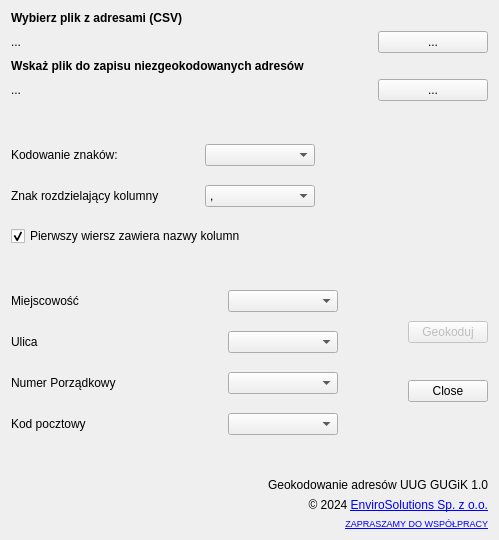
<?xml version="1.0" encoding="UTF-8"?>
<ui version="4.0">
 <class>GeokodowanieAdresowDialogBase</class>
 <widget class="QDialog" name="GeokodowanieAdresowDialogBase">
  <property name="geometry">
   <rect>
    <x>0</x>
    <y>0</y>
    <width>499</width>
    <height>540</height>
   </rect>
  </property>
  <property name="windowTitle">
   <string>Geokodowanie Adresów</string>
  </property>
  <property name="windowIcon">
   <iconset>
    <normaloff>images/icon_uug.png</normaloff>images/icon_uug.png</iconset>
  </property>
  <property name="modal">
   <bool>false</bool>
  </property>
  <layout class="QGridLayout" name="gridLayout">
   <item row="4" column="0">
    <spacer name="verticalSpacer_6">
     <property name="orientation">
      <enum>Qt::Vertical</enum>
     </property>
     <property name="sizeHint" stdset="0">
      <size>
       <width>20</width>
       <height>1</height>
      </size>
     </property>
    </spacer>
   </item>
   <item row="0" column="0">
    <widget class="QLabel" name="label">
     <property name="font">
      <font>
       <weight>75</weight>
       <bold>true</bold>
      </font>
     </property>
     <property name="text">
      <string>Wybierz plik z adresami (CSV)</string>
     </property>
    </widget>
   </item>
   <item row="7" column="0">
    <layout class="QHBoxLayout" name="horizontalLayout_5">
     <item>
      <layout class="QVBoxLayout" name="verticalLayout_2">
       <item>
        <layout class="QHBoxLayout" name="horizontalLayout_6">
         <item>
          <widget class="QLabel" name="label_3">
           <property name="text">
            <string>Miejscowość</string>
           </property>
          </widget>
         </item>
         <item>
          <spacer name="horizontalSpacer_4">
           <property name="orientation">
            <enum>Qt::Horizontal</enum>
           </property>
           <property name="sizeHint" stdset="0">
            <size>
             <width>40</width>
             <height>20</height>
            </size>
           </property>
          </spacer>
         </item>
         <item>
          <widget class="QComboBox" name="cbxMiejscowosc">
           <property name="minimumSize">
            <size>
             <width>110</width>
             <height>0</height>
            </size>
           </property>
          </widget>
         </item>
        </layout>
       </item>
       <item>
        <spacer name="verticalSpacer_3">
         <property name="orientation">
          <enum>Qt::Vertical</enum>
         </property>
         <property name="sizeHint" stdset="0">
          <size>
           <width>327</width>
           <height>13</height>
          </size>
         </property>
        </spacer>
       </item>
       <item>
        <layout class="QHBoxLayout" name="horizontalLayout_7">
         <item>
          <widget class="QLabel" name="label_4">
           <property name="text">
            <string>Ulica</string>
           </property>
          </widget>
         </item>
         <item>
          <spacer name="horizontalSpacer_5">
           <property name="orientation">
            <enum>Qt::Horizontal</enum>
           </property>
           <property name="sizeHint" stdset="0">
            <size>
             <width>40</width>
             <height>20</height>
            </size>
           </property>
          </spacer>
         </item>
         <item>
          <widget class="QComboBox" name="cbxUlica">
           <property name="minimumSize">
            <size>
             <width>110</width>
             <height>0</height>
            </size>
           </property>
          </widget>
         </item>
        </layout>
       </item>
       <item>
        <spacer name="verticalSpacer_4">
         <property name="orientation">
          <enum>Qt::Vertical</enum>
         </property>
         <property name="sizeHint" stdset="0">
          <size>
           <width>327</width>
           <height>13</height>
          </size>
         </property>
        </spacer>
       </item>
       <item>
        <layout class="QHBoxLayout" name="horizontalLayout_8">
         <item>
          <widget class="QLabel" name="label_5">
           <property name="text">
            <string>Numer Porządkowy</string>
           </property>
          </widget>
         </item>
         <item>
          <spacer name="horizontalSpacer_6">
           <property name="orientation">
            <enum>Qt::Horizontal</enum>
           </property>
           <property name="sizeHint" stdset="0">
            <size>
             <width>40</width>
             <height>20</height>
            </size>
           </property>
          </spacer>
         </item>
         <item>
          <widget class="QComboBox" name="cbxNumer">
           <property name="minimumSize">
            <size>
             <width>110</width>
             <height>0</height>
            </size>
           </property>
          </widget>
         </item>
        </layout>
       </item>
       <item>
        <spacer name="verticalSpacer_5">
         <property name="orientation">
          <enum>Qt::Vertical</enum>
         </property>
         <property name="sizeHint" stdset="0">
          <size>
           <width>327</width>
           <height>13</height>
          </size>
         </property>
        </spacer>
       </item>
       <item>
        <layout class="QHBoxLayout" name="horizontalLayout_9">
         <item>
          <widget class="QLabel" name="label_8">
           <property name="text">
            <string>Kod pocztowy</string>
           </property>
          </widget>
         </item>
         <item>
          <spacer name="horizontalSpacer_7">
           <property name="orientation">
            <enum>Qt::Horizontal</enum>
           </property>
           <property name="sizeHint" stdset="0">
            <size>
             <width>40</width>
             <height>20</height>
            </size>
           </property>
          </spacer>
         </item>
         <item>
          <widget class="QComboBox" name="cbxKod">
           <property name="minimumSize">
            <size>
             <width>110</width>
             <height>0</height>
            </size>
           </property>
          </widget>
         </item>
        </layout>
       </item>
      </layout>
     </item>
     <item>
      <spacer name="horizontalSpacer">
       <property name="orientation">
        <enum>Qt::Horizontal</enum>
       </property>
       <property name="sizeHint" stdset="0">
        <size>
         <width>40</width>
         <height>20</height>
        </size>
       </property>
      </spacer>
     </item>
     <item>
      <layout class="QVBoxLayout" name="verticalLayout_4">
       <item>
        <widget class="QPushButton" name="btnGeokoduj">
         <property name="enabled">
          <bool>false</bool>
         </property>
         <property name="text">
          <string>Geokoduj</string>
         </property>
        </widget>
       </item>
       <item>
        <widget class="QDialogButtonBox" name="button_box">
         <property name="sizePolicy">
          <sizepolicy hsizetype="Minimum" vsizetype="Fixed">
           <horstretch>0</horstretch>
           <verstretch>0</verstretch>
          </sizepolicy>
         </property>
         <property name="focusPolicy">
          <enum>Qt::StrongFocus</enum>
         </property>
         <property name="orientation">
          <enum>Qt::Vertical</enum>
         </property>
         <property name="standardButtons">
          <set>QDialogButtonBox::Close</set>
         </property>
         <property name="centerButtons">
          <bool>true</bool>
         </property>
        </widget>
       </item>
      </layout>
     </item>
    </layout>
   </item>
   <item row="3" column="0">
    <layout class="QHBoxLayout" name="horizontalLayout_2">
     <item>
      <widget class="QLabel" name="lblOutputFile">
       <property name="sizePolicy">
        <sizepolicy hsizetype="MinimumExpanding" vsizetype="Preferred">
         <horstretch>0</horstretch>
         <verstretch>0</verstretch>
        </sizepolicy>
       </property>
       <property name="text">
        <string>...</string>
       </property>
      </widget>
     </item>
     <item>
      <spacer name="horizontalSpacer_9">
       <property name="orientation">
        <enum>Qt::Horizontal</enum>
       </property>
       <property name="sizeHint" stdset="0">
        <size>
         <width>40</width>
         <height>20</height>
        </size>
       </property>
      </spacer>
     </item>
     <item>
      <widget class="QPushButton" name="btnOutputFile">
       <property name="sizePolicy">
        <sizepolicy hsizetype="Fixed" vsizetype="Fixed">
         <horstretch>0</horstretch>
         <verstretch>0</verstretch>
        </sizepolicy>
       </property>
       <property name="minimumSize">
        <size>
         <width>110</width>
         <height>0</height>
        </size>
       </property>
       <property name="text">
        <string>...</string>
       </property>
      </widget>
     </item>
    </layout>
   </item>
   <item row="1" column="0">
    <layout class="QHBoxLayout" name="horizontalLayout">
     <item>
      <widget class="QLabel" name="lblInputFile">
       <property name="sizePolicy">
        <sizepolicy hsizetype="MinimumExpanding" vsizetype="Preferred">
         <horstretch>0</horstretch>
         <verstretch>0</verstretch>
        </sizepolicy>
       </property>
       <property name="text">
        <string>...</string>
       </property>
      </widget>
     </item>
     <item>
      <spacer name="horizontalSpacer_10">
       <property name="orientation">
        <enum>Qt::Horizontal</enum>
       </property>
       <property name="sizeHint" stdset="0">
        <size>
         <width>40</width>
         <height>20</height>
        </size>
       </property>
      </spacer>
     </item>
     <item>
      <widget class="QPushButton" name="btnInputFile">
       <property name="sizePolicy">
        <sizepolicy hsizetype="Fixed" vsizetype="Fixed">
         <horstretch>0</horstretch>
         <verstretch>0</verstretch>
        </sizepolicy>
       </property>
       <property name="minimumSize">
        <size>
         <width>110</width>
         <height>0</height>
        </size>
       </property>
       <property name="text">
        <string>...</string>
       </property>
      </widget>
     </item>
    </layout>
   </item>
   <item row="9" column="0">
    <layout class="QHBoxLayout" name="horizontalLayout_10">
     <item>
      <widget class="QLabel" name="label_6">
       <property name="sizePolicy">
        <sizepolicy hsizetype="Maximum" vsizetype="Minimum">
         <horstretch>0</horstretch>
         <verstretch>0</verstretch>
        </sizepolicy>
       </property>
       <property name="maximumSize">
        <size>
         <width>70</width>
         <height>70</height>
        </size>
       </property>
       <property name="font">
        <font>
         <pointsize>19</pointsize>
        </font>
       </property>
       <property name="mouseTracking">
        <bool>true</bool>
       </property>
       <property name="text">
        <string/>
       </property>
       <property name="pixmap">
        <pixmap>images/envirosolutions.png</pixmap>
       </property>
       <property name="scaledContents">
        <bool>true</bool>
       </property>
       <property name="margin">
        <number>0</number>
       </property>
      </widget>
     </item>
     <item>
      <spacer name="horizontalSpacer_11">
       <property name="orientation">
        <enum>Qt::Horizontal</enum>
       </property>
       <property name="sizeHint" stdset="0">
        <size>
         <width>138</width>
         <height>17</height>
        </size>
       </property>
      </spacer>
     </item>
     <item>
      <layout class="QVBoxLayout" name="verticalLayout_3">
       <item>
        <widget class="QLabel" name="lbl_pluginVersion">
         <property name="text">
          <string>Geokodowanie adresów UUG GUGiK 1.0</string>
         </property>
         <property name="alignment">
          <set>Qt::AlignRight|Qt::AlignTrailing|Qt::AlignVCenter</set>
         </property>
        </widget>
       </item>
       <item>
        <widget class="QLabel" name="lbl_copyrights">
         <property name="text">
          <string>© 2024 &lt;a href=&quot;http://www.envirosolutions.pl/&quot;&gt;EnviroSolutions Sp. z o.o.&lt;/a&gt;</string>
         </property>
         <property name="textFormat">
          <enum>Qt::RichText</enum>
         </property>
         <property name="alignment">
          <set>Qt::AlignRight|Qt::AlignTrailing|Qt::AlignVCenter</set>
         </property>
         <property name="openExternalLinks">
          <bool>true</bool>
         </property>
         <property name="textInteractionFlags">
          <set>Qt::TextBrowserInteraction</set>
         </property>
        </widget>
       </item>
       <item>
        <widget class="QLabel" name="lbl_email_2">
         <property name="font">
          <font>
           <pointsize>8</pointsize>
          </font>
         </property>
         <property name="text">
          <string>&lt;html&gt;&lt;head/&gt;&lt;body&gt;&lt;p&gt;&lt;a href=&quot;https://www.envirosolutions.pl/Narzedzia-Automatyzacji-QGIS.pdf&quot;&gt;&lt;span style=&quot; font-size:7pt; text-decoration: underline; color:#0000ff;&quot;&gt;ZAPRASZAMY DO WSPÓŁPRACY&lt;/span&gt;&lt;/a&gt;&lt;/p&gt;&lt;/body&gt;&lt;/html&gt;</string>
         </property>
         <property name="textFormat">
          <enum>Qt::RichText</enum>
         </property>
         <property name="alignment">
          <set>Qt::AlignRight|Qt::AlignTrailing|Qt::AlignVCenter</set>
         </property>
         <property name="openExternalLinks">
          <bool>true</bool>
         </property>
         <property name="textInteractionFlags">
          <set>Qt::TextBrowserInteraction</set>
         </property>
        </widget>
       </item>
      </layout>
     </item>
    </layout>
   </item>
   <item row="5" column="0">
    <layout class="QHBoxLayout" name="horizontalLayout_11">
     <item>
      <layout class="QVBoxLayout" name="verticalLayout">
       <item>
        <layout class="QHBoxLayout" name="horizontalLayout_3">
         <item>
          <widget class="QLabel" name="lblEncoding">
           <property name="text">
            <string>Kodowanie znaków:</string>
           </property>
          </widget>
         </item>
         <item>
          <spacer name="horizontalSpacer_2">
           <property name="orientation">
            <enum>Qt::Horizontal</enum>
           </property>
           <property name="sizeHint" stdset="0">
            <size>
             <width>40</width>
             <height>20</height>
            </size>
           </property>
          </spacer>
         </item>
         <item>
          <widget class="QComboBox" name="cbxEncoding">
           <property name="sizePolicy">
            <sizepolicy hsizetype="Fixed" vsizetype="Fixed">
             <horstretch>0</horstretch>
             <verstretch>0</verstretch>
            </sizepolicy>
           </property>
           <property name="minimumSize">
            <size>
             <width>110</width>
             <height>0</height>
            </size>
           </property>
          </widget>
         </item>
        </layout>
       </item>
       <item>
        <spacer name="verticalSpacer">
         <property name="orientation">
          <enum>Qt::Vertical</enum>
         </property>
         <property name="sizeHint" stdset="0">
          <size>
           <width>20</width>
           <height>13</height>
          </size>
         </property>
        </spacer>
       </item>
       <item>
        <layout class="QHBoxLayout" name="horizontalLayout_4">
         <item>
          <widget class="QLabel" name="label_7">
           <property name="text">
            <string>Znak rozdzielający kolumny</string>
           </property>
          </widget>
         </item>
         <item>
          <spacer name="horizontalSpacer_3">
           <property name="orientation">
            <enum>Qt::Horizontal</enum>
           </property>
           <property name="sizeHint" stdset="0">
            <size>
             <width>40</width>
             <height>20</height>
            </size>
           </property>
          </spacer>
         </item>
         <item>
          <widget class="QComboBox" name="cbxDelimiter">
           <property name="sizePolicy">
            <sizepolicy hsizetype="Fixed" vsizetype="Fixed">
             <horstretch>0</horstretch>
             <verstretch>0</verstretch>
            </sizepolicy>
           </property>
           <property name="minimumSize">
            <size>
             <width>110</width>
             <height>0</height>
            </size>
           </property>
           <property name="layoutDirection">
            <enum>Qt::LeftToRight</enum>
           </property>
           <item>
            <property name="text">
             <string>,</string>
            </property>
           </item>
           <item>
            <property name="text">
             <string>;</string>
            </property>
           </item>
           <item>
            <property name="text">
             <string>Spacja</string>
            </property>
           </item>
           <item>
            <property name="text">
             <string>|</string>
            </property>
           </item>
           <item>
            <property name="text">
             <string>:</string>
            </property>
           </item>
          </widget>
         </item>
        </layout>
       </item>
       <item>
        <spacer name="verticalSpacer_2">
         <property name="orientation">
          <enum>Qt::Vertical</enum>
         </property>
         <property name="sizeHint" stdset="0">
          <size>
           <width>20</width>
           <height>13</height>
          </size>
         </property>
        </spacer>
       </item>
       <item>
        <widget class="QCheckBox" name="cbxFirstRow">
         <property name="text">
          <string>Pierwszy wiersz zawiera nazwy kolumn</string>
         </property>
         <property name="checked">
          <bool>true</bool>
         </property>
        </widget>
       </item>
      </layout>
     </item>
     <item>
      <spacer name="horizontalSpacer_8">
       <property name="orientation">
        <enum>Qt::Horizontal</enum>
       </property>
       <property name="sizeHint" stdset="0">
        <size>
         <width>40</width>
         <height>20</height>
        </size>
       </property>
      </spacer>
     </item>
     <item>
      <widget class="QLabel" name="img_main">
       <property name="sizePolicy">
        <sizepolicy hsizetype="Fixed" vsizetype="Fixed">
         <horstretch>0</horstretch>
         <verstretch>0</verstretch>
        </sizepolicy>
       </property>
       <property name="maximumSize">
        <size>
         <width>120</width>
         <height>120</height>
        </size>
       </property>
       <property name="frameShadow">
        <enum>QFrame::Sunken</enum>
       </property>
       <property name="lineWidth">
        <number>3</number>
       </property>
       <property name="midLineWidth">
        <number>20</number>
       </property>
       <property name="text">
        <string/>
       </property>
       <property name="textFormat">
        <enum>Qt::PlainText</enum>
       </property>
       <property name="pixmap">
        <pixmap>images/icon_uug.png</pixmap>
       </property>
       <property name="scaledContents">
        <bool>true</bool>
       </property>
      </widget>
     </item>
    </layout>
   </item>
   <item row="2" column="0">
    <widget class="QLabel" name="label_2">
     <property name="font">
      <font>
       <weight>75</weight>
       <bold>true</bold>
      </font>
     </property>
     <property name="text">
      <string>Wskaż plik do zapisu niezgeokodowanych adresów</string>
     </property>
    </widget>
   </item>
   <item row="6" column="0">
    <spacer name="verticalSpacer_7">
     <property name="orientation">
      <enum>Qt::Vertical</enum>
     </property>
     <property name="sizeHint" stdset="0">
      <size>
       <width>20</width>
       <height>1</height>
      </size>
     </property>
    </spacer>
   </item>
   <item row="8" column="0">
    <spacer name="verticalSpacer_8">
     <property name="orientation">
      <enum>Qt::Vertical</enum>
     </property>
     <property name="sizeHint" stdset="0">
      <size>
       <width>20</width>
       <height>1</height>
      </size>
     </property>
    </spacer>
   </item>
  </layout>
 </widget>
 <resources/>
 <connections>
  <connection>
   <sender>button_box</sender>
   <signal>accepted()</signal>
   <receiver>GeokodowanieAdresowDialogBase</receiver>
   <slot>accept()</slot>
   <hints>
    <hint type="sourcelabel">
     <x>20</x>
     <y>20</y>
    </hint>
    <hint type="destinationlabel">
     <x>20</x>
     <y>20</y>
    </hint>
   </hints>
  </connection>
  <connection>
   <sender>button_box</sender>
   <signal>rejected()</signal>
   <receiver>GeokodowanieAdresowDialogBase</receiver>
   <slot>reject()</slot>
   <hints>
    <hint type="sourcelabel">
     <x>20</x>
     <y>20</y>
    </hint>
    <hint type="destinationlabel">
     <x>20</x>
     <y>20</y>
    </hint>
   </hints>
  </connection>
 </connections>
</ui>
